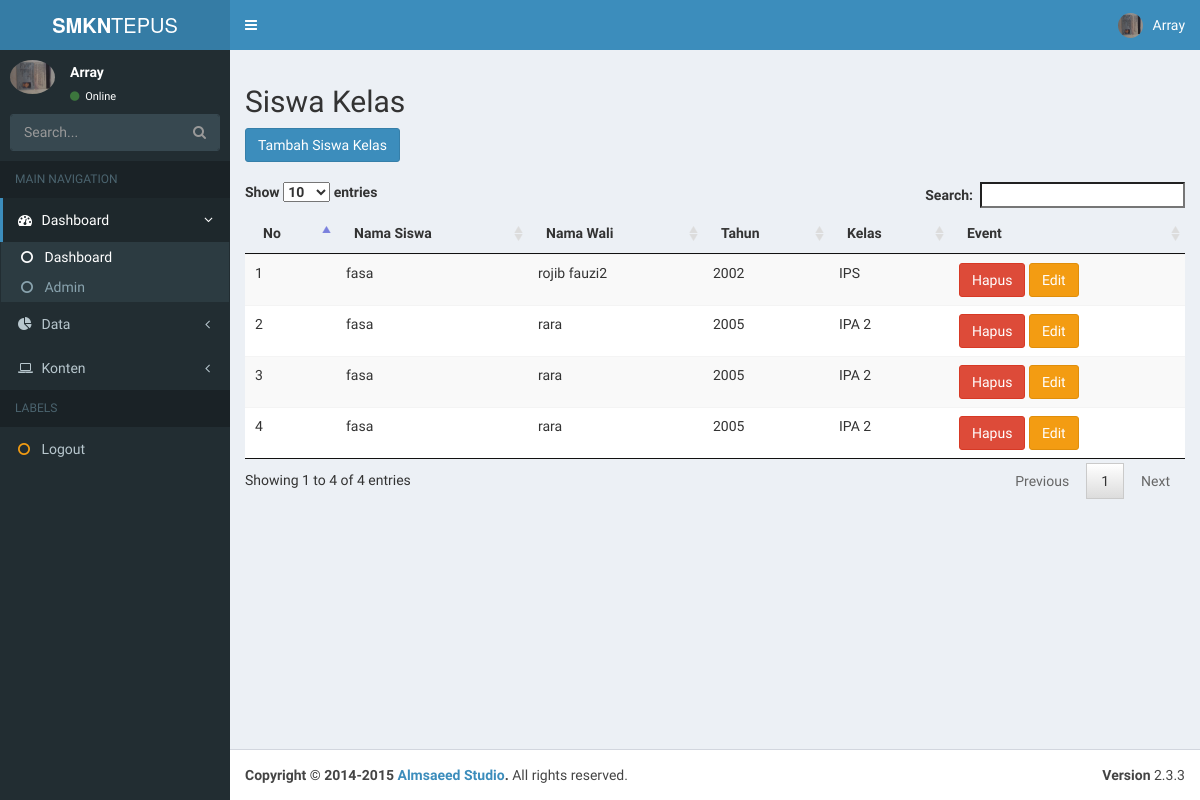
Page /admin/index.php?p=siswakelas (signed in) on the committed database.
### tables this page shows
CREATE TABLE `siswakelas` (
  `kd_siswakelas` int(11) NOT NULL,
  `kd_wali` char(4) NOT NULL,
  `kd_siswa` char(4) NOT NULL
);

CREATE TABLE `siswa` (
  `kd_siswa` char(4) NOT NULL,
  `nis` varchar(30) NOT NULL,
  `nama_siswa` varchar(100) NOT NULL,
  `jenis_kelamin` enum('L','P') NOT NULL,
  `tempat_lahir` varchar(100) NOT NULL,
  `tanggal_lahir` date NOT NULL,
  `alamat` varchar(100) NOT NULL,
  `no_telepon` varchar(20) NOT NULL,
  `foto` varchar(100) NOT NULL,
  `agama` enum('islam','protestan','katolik','hindu','budha','konghucu') NOT NULL,
  `kd_jurusan` char(4) NOT NULL,
  `status` enum('aktif','lulus','keluar') NOT NULL,
  `password` varchar(50) NOT NULL
);

CREATE TABLE `guru` (
  `kd_guru` char(4) NOT NULL,
  `nip` varchar(20) NOT NULL,
  `nama_guru` varchar(100) NOT NULL,
  `jenis_kelamin` enum('L','P') NOT NULL,
  `tempat_lahir` varchar(100) NOT NULL,
  `tanggal_lahir` date NOT NULL,
  `alamat` varchar(100) NOT NULL,
  `no_telepon` varchar(20) NOT NULL,
  `foto` varchar(100) NOT NULL,
  `agama` enum('islam','protestan','katolik','hindu','budha','konghucu') NOT NULL,
  `pendidikan` varchar(100) NOT NULL,
  `status_aktif` enum('aktif','tidak') NOT NULL,
  `status` enum('PNS','honorer') NOT NULL,
  `password` varchar(50) NOT NULL
);

CREATE TABLE `tahun` (
  `kd_tahun` char(4) NOT NULL,
  `tahun` char(9) NOT NULL,
  `mulai` date NOT NULL,
  `akhir` date NOT NULL
);

CREATE TABLE `kelas` (
  `kd_kelas` char(4) NOT NULL,
  `nama_kelas` varchar(20) NOT NULL,
  `tingkat` varchar(20) NOT NULL,
  `kd_jurusan` char(4) NOT NULL
);

### admin/data/siswakelas/index.php (the view, shortened to what this page needs)
<div class="judul">
	<h2>Siswa Kelas</h2>
</div>
<input class="btn btn-primary" type="button" value="Tambah Siswa Kelas" onclick="window.location.href='?p=tambahsiswakelas'">
<br/><br/>
<table class="table table-striped">
	<thead>
  <tr>
	  <th>No</th>
	  <th>Nama Siswa</th>
	  <th>Nama Wali</th>
	  <th>Tahun</th>
	  <th>Kelas</th>
	  <th>Event</th>
	</tr>
  </thead>
  <tbody>
	<?php
	$no = 1;
	$sql = "SELECT * FROM siswakelas
  			join siswa on siswakelas.kd_siswa=siswa.kd_siswa
  			join wali on siswakelas.kd_wali=wali.kd_wali
  			join guru on guru.kd_guru=wali.kd_guru
  			join tahun on tahun.kd_tahun=wali.kd_tahun
  			join kelas on kelas.kd_kelas=wali.kd_kelas";
	$s = $conn->query($sql);
	while($row=$s->fetch_assoc()){
	?>
	<tr>
	  <td><?php echo $no; ?></td>
	  <td><?php echo $row['nama_siswa'] ?></td>
	  <td><?php echo $row['nama_guru'] ?></td>
	  <td><?php echo $row['tahun'] ?></td>
	  <td><?php echo $row['nama_kelas'] ?></td>
	  <td>
	  	<a class="btn btn-danger" href="?p=hapussiswakelas&id=<?php echo $row['kd_siswakelas'] ?>" onclick="return confirm('Anda yakin ingin mengahpus ini ?')">Hapus</a>
	  	<a class="btn btn-warning" href="?p=editsiswakelas&id=<?php echo $row['kd_siswakelas'] ?>">Edit</a>
	  </td>
	</tr>
	<?php $no++; } ?>
  </tbody>
</table>

### rows in the picture
siswakelas: kd_siswa.nama_siswa "fasa", guru.nama_guru "rojib fauzi2", tahun.tahun "2002", kelas.nama_kelas "IPS"
siswakelas: kd_siswa.nama_siswa "fasa", guru.nama_guru "rara", tahun.tahun "2005", kelas.nama_kelas "IPA 2"
siswakelas: kd_siswa.nama_siswa "fasa", guru.nama_guru "rara", tahun.tahun "2005", kelas.nama_kelas "IPA 2"
siswakelas: kd_siswa.nama_siswa "fasa", guru.nama_guru "rara", tahun.tahun "2005", kelas.nama_kelas "IPA 2"

### other values in the picture
$user "Array"
